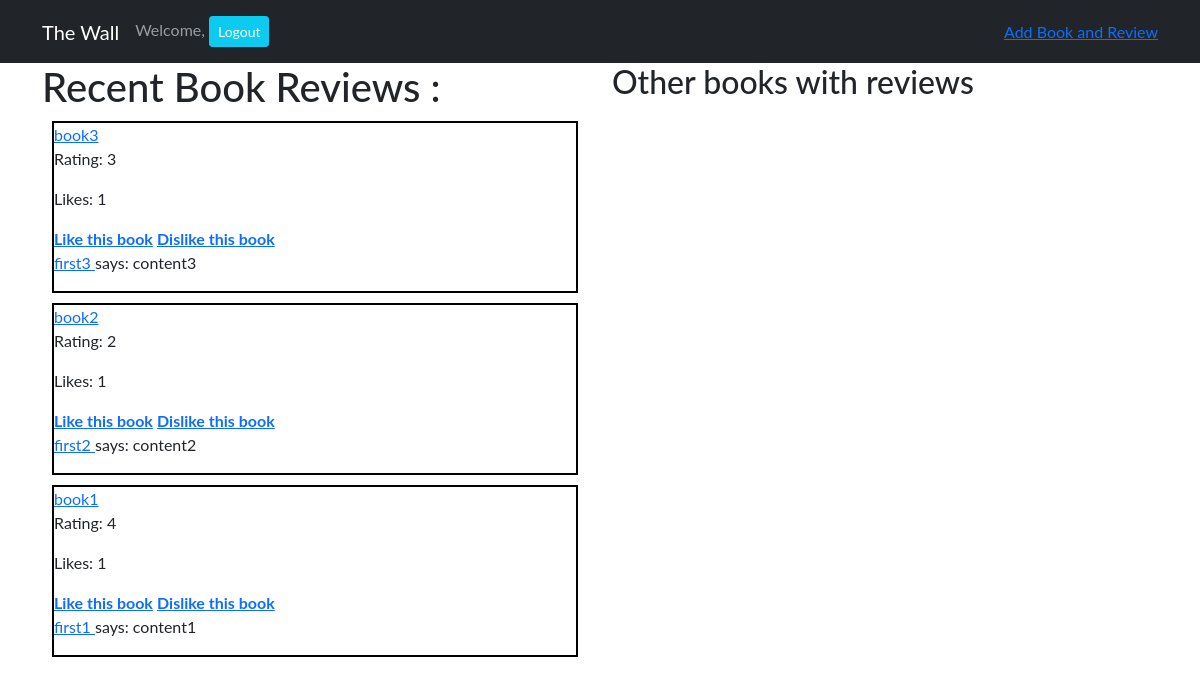
The app's page /main with its own data.
### dojo_reads_app/models.py (models this page shows)
class Review(models.Model):
    content = models.TextField()
    rating = models.IntegerField()
    book = models.ForeignKey(Book, related_name = "reviews", on_delete = models.CASCADE)
    user = models.ForeignKey(User, related_name = "reviews", on_delete = models.CASCADE)
    created_at = models.DateTimeField(auto_now_add = True)
    updated_at = models.DateTimeField(auto_now = True)
    objects = ReviewManager()

class Book(models.Model):
    title = models.CharField(max_length = 255)
    author = models.ForeignKey(Author, related_name = "books", on_delete = models.CASCADE)
    favorited_by= models.ManyToManyField(User, related_name="user_favorits")
    created_at = models.DateTimeField(auto_now_add = True)
    updated_at = models.DateTimeField(auto_now = True)
    objects = BookManager()

class User(models.Model):
    first_name = models.CharField(max_length=255)
    last_name = models.CharField(max_length=255)
    email = models.CharField(max_length=255)
    password=models.CharField(max_length=20)
    updated_at = models.DateTimeField(auto_now_add=True, null=True)
    created_at = models.DateTimeField(auto_now_add=True, null=True)
    objects = UserManager()

### dojo_reads_app/views.py (the view)
# urls.py: path('main', views.main),
def main(request):
    context={
        'recent_reviews': Review.objects.order_by('created_at').reverse()[:3]
    }
    return render(request, 'main.html', context)

### dojo_reads_app/templates/main.html (shortened to what this page needs)
<!DOCTYPE html>
<html lang="en">
    <head>
        <link href="https://cdn.jsdelivr.net/npm/bootstrap@5.1.0/dist/css/bootstrap.min.css"
        rel="stylesheet">
        {%load static%}
        <link rel="stylesheet" href="{%static 'css/main.css' %}">
    </head>
<body>
    <nav class="navbar navbar-expand-lg navbar-dark bg-dark">
        <div class="container">
            <a class="navbar-brand" href="/main"> The Wall</a>
            <div class="collapse navbar-collapse" id="navbarText">
                <span class="navbar-text">
                    Welcome, {{request.session.greeting}}
                    <a href="/logout" role="button" class="btn btn-sm btn-info ml-2 text-white">Logout</a>
                </span>
            </div>
            <a href="/books/add">Add Book and Review</a>
        </div>
    </nav>
    <div class="container wrapper">
        <div class="row">
            <div class="col-md-6">
                <h1>Recent Book Reviews :</h1>
                    {% for review in recent_reviews %}
                        <div id="section">
                        <a href="/books/{{review.book.id}}">{{review.book.title}}</a>
                        <p>Rating: {{review.rating}}</p>
                        <p>Likes: {{review.book.favorited_by.count}}</p>
                        <strong><a href="/likes/{{review.book.id}}">Like this book</a></strong>
                        <strong><a href="/dislikes/{{review.book.id}}">Dislike this book</a></strong>
                        <p> <a href="/users/{{review.user.id}}">{{review.user.first_name}} </a>  says: {{review.content}}</p>
                        </div>
                    {% endfor %}
            </div>
            <div class="col-md-6">
                <h2>Other books with reviews</h2>
            </div>
        </div>
    </div>
    </body>
</body>
</html>

### dojo_reads_app/static/css/main.css (style rules this page uses)
body { font-family: "Lato", sans-serif; }
#section { border: 2px solid black; margin: 10px; }

### records on screen
Review: book "book3", rating "3", book.favorited_by.count "1", user.first_name "first3", content "content3"
Review: book "book2", rating "2", book.favorited_by.count "1", user.first_name "first2", content "content2"
Review: book "book1", rating "4", book.favorited_by.count "1", user.first_name "first1", content "content1"
